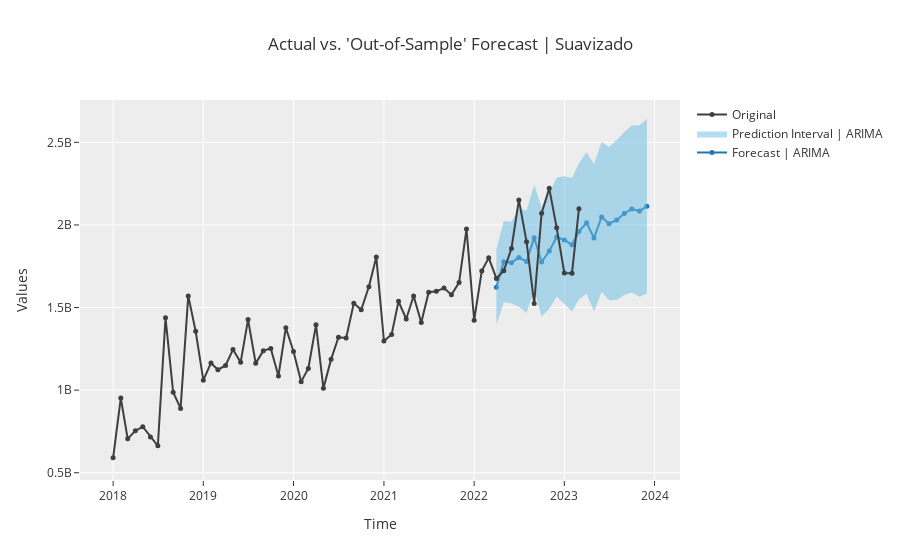

Notebook code for this chart:
### Markdown cell above
### Prediction

### Code cell
plot_model(arima, plot = 'forecast', data_kwargs = {'fh': 21})
